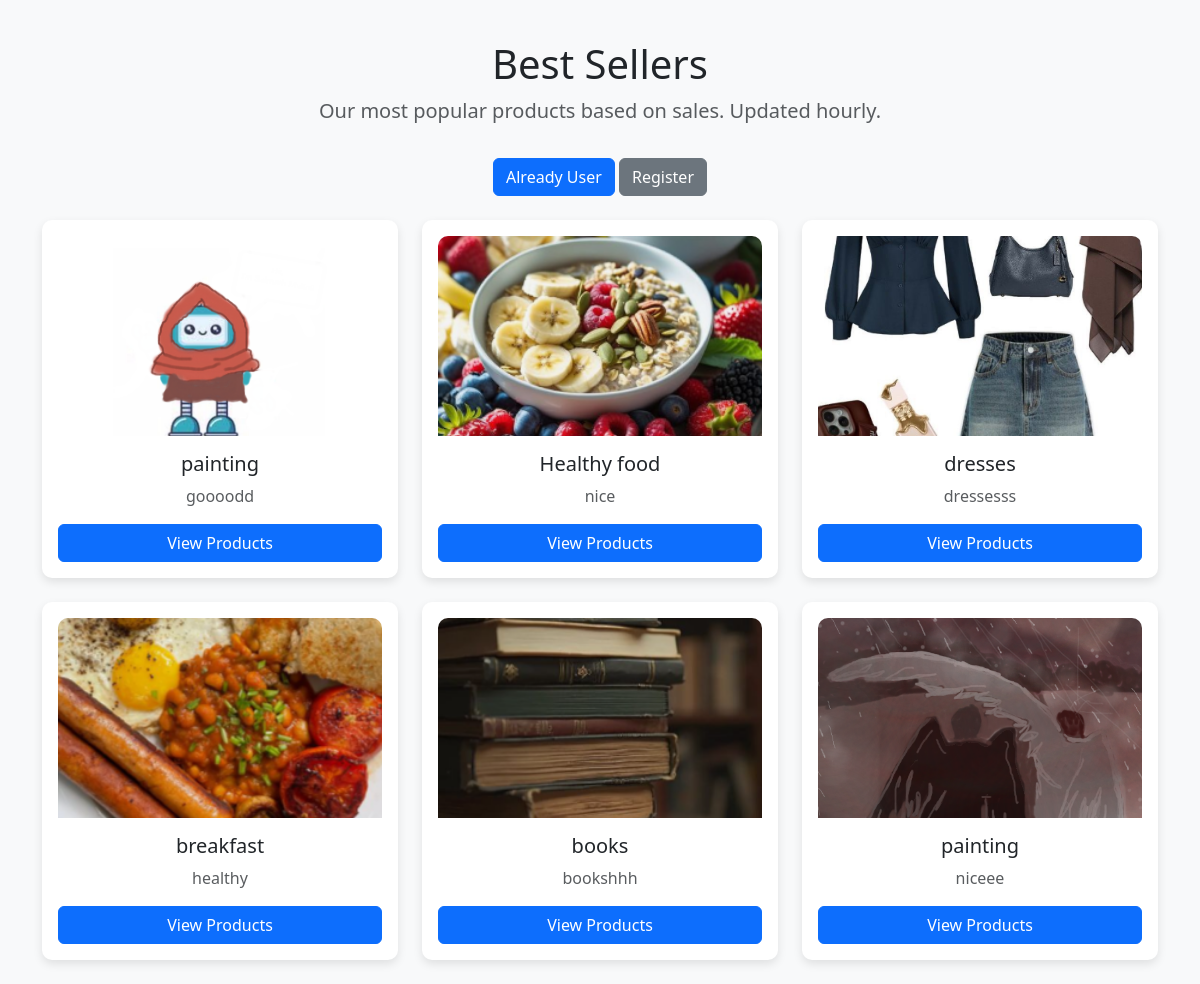
Page /collections/ on the committed database.
### app/models.py (models this page shows, shortened)
class Catagory(models.Model):  # (you can rename to Category if needed)
    name = models.CharField(max_length=150)
    image = models.ImageField(upload_to=getFileName, null=True, blank=True)
    description = models.TextField(max_length=500)
    status = models.BooleanField(default=False, help_text="0-show,1-Hidden")
    created_at = models.DateTimeField(auto_now_add=True)

### app/views.py (the view)
# urls.py: path('collections/',views.collections,name="collections"),
def collections(request):
    catagory = Catagory.objects.filter(status=0)
    return render(request, "collections.html", {"catagory": catagory})

### app/templates/collections.html (shortened to what this page needs)
<!DOCTYPE html>
{% load static %}
<html lang="en">
<head>
    <link href="https://cdn.jsdelivr.net/npm/bootstrap@5.3.3/dist/css/bootstrap.min.css" rel="stylesheet">
</head>
<body>
<div class="container text-center">
    <h1 class="fw-light mb-2">Best Sellers</h1>
    <p class="lead text-muted mb-4">Our most popular products based on sales. Updated hourly.</p>
    <p>
        <a href="#" class="btn btn-primary my-2">Already User</a>
        <a href="{% url 'register' %}" class="btn btn-secondary my-2">Register</a>
    </p>
    <div class="row">
        {% for item in catagory %}
        <div class="col-md-4 mb-4">
            <div class="product-card p-3">
                <img src="{{ item.image.url }}" alt="{{ item.name }}" class="product-img mb-3">
                <h5>{{ item.name }}</h5>
                <p class="text-muted">{{ item.description|truncatewords:20 }}</p>
                <a href="{% url 'collection_products' item.id %}" class="btn btn-primary w-100">View Products</a>
            </div>
        </div>
        {% empty %}
        <p class="text-center text-muted">No categories available.</p>
        {% endfor %}
    </div>
</div>
</body>
</html>

### app/templates/collections.html (style rules this page uses)
body { background-color: #f8f9fa; padding-top: 40px; }
.product-card { background: #fff; border-radius: 10px; box-shadow: 0 4px 10px rgba(0,0,0,0.1); transition: 0.3s; height: 100%; }
.product-img { width: 100%; height: 200px; object-fit: cover; border-radius: 10px 10px 0 0; }

### rows in the picture
Catagory: image (picture), name "painting", description "goooodd"
Catagory: image (picture), name "Healthy food", description "nice"
Catagory: image (picture), name "dresses", description "dressesss"
Catagory: image (picture), name "breakfast", description "healthy"
Catagory: image (picture), name "books", description "bookshhh"
Catagory: image (picture), name "painting", description "niceee"
